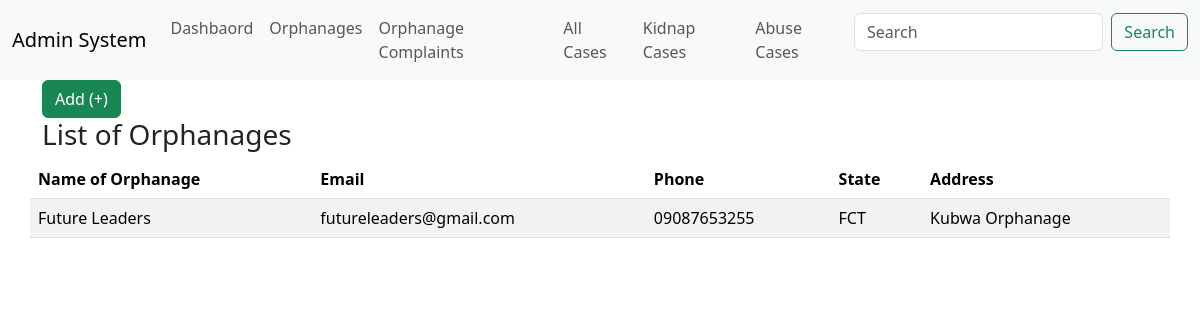
Screenshot of /admin/orphanage.php with the database file from the repository.
### tables this page shows
CREATE TABLE `orphanage` (
  `id` int(11) NOT NULL,
  `name_` varchar(25) DEFAULT NULL,
  `state` varchar(25) DEFAULT NULL,
  `address` varchar(25) DEFAULT NULL,
  `password` varchar(50) DEFAULT '1234',
  `email` varchar(50) DEFAULT NULL,
  `phone` varchar(15) DEFAULT NULL
);

### admin/orphanage.php (the view, shortened to what this page needs)
<body>
    <head>
        <link href="https://cdn.jsdelivr.net/npm/bootstrap@5.3.3/dist/css/bootstrap.min.css" rel="stylesheet">
        <link rel="stylesheet" type="text/css" href="https://cdn.datatables.net/2.0.3/css/dataTables.dataTables.css">
    </head>
    <?php
    include 'header.php';
    include '../connect.php';
    $sql = "SELECT * FROM orphanage";
    $result = $conn->query($sql);
    ?>
    <div class="container">
        <button type="button" class="btn btn-success" data-bs-toggle="modal" data-bs-target="#exampleModal">
            Add (+)
        </button>
        <div class="row">
            <h3>List of Orphanages</h3>
            <table id="example" class="table table-hover table-striped display">
                <thead>
                    <tr>
                        <th>Name of Orphanage</th>
                        <th>Email</th>
                        <th>Phone</th>
                        <th>State</th>
                        <th>Address</th>
                    </tr>
                </thead>
                <tbody>
                    <?php
                    if ($result->num_rows > 0) {
                        while ($row = $result->fetch_assoc()) {
                            echo "<tr>";
                            echo "<td>" . $row["name_"] . "</td>";
                            echo "<td>" . $row["email"] . "</td>";
                            echo "<td>" . $row["phone"] . "</td>";
                            echo "<td>" . $row["state"] . "</td>";
                            echo "<td>" . $row["address"] . "</td>";
                            echo "</tr>";
                        }
                    } else {
                        echo "<tr><td colspan='6'>No data found</td></tr>";
                    }
                    ?>
                </tbody>
            </table>
        </div>
    </div>
</body>

### rows the page displays
orphanage: name_ "Future Leaders", email "futureleaders@gmail.com", phone "09087653255", state "FCT", address "Kubwa Orphanage"
